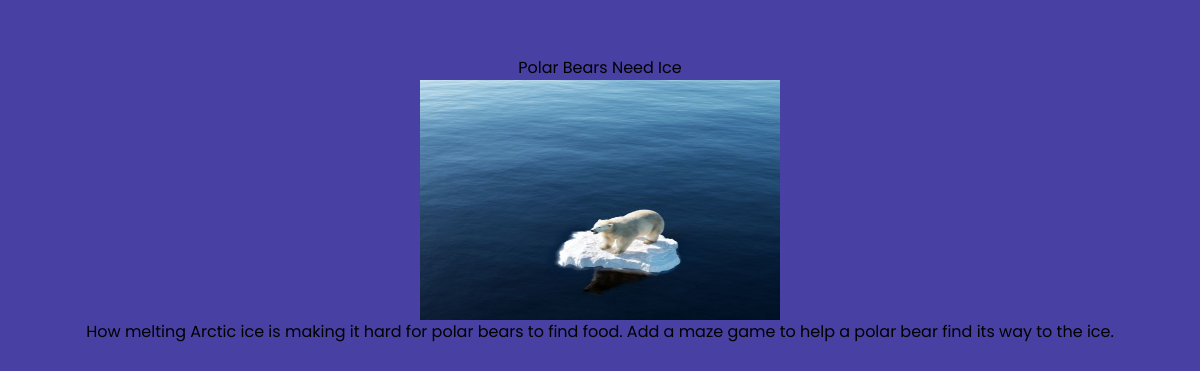
/articles/animals-and-climate-change/subtopics/3/, run on the app's committed database.
### myapp/models.py (models this page shows, shortened)
class Subtopic(models.Model):
    article = models.ForeignKey(Article, on_delete=models.CASCADE, related_name='subtopics')
    title = models.CharField(max_length=255)
    description = models.TextField(blank=True, null=True)
    image = models.ImageField(upload_to='subtopics/images/', blank=True, null=True)  # Add image field

### myapp/views.py (the view)
def subtopic_detail(request, article_slug, subtopic_id):
    article = get_object_or_404(Article, slug=article_slug)
    subtopic = get_object_or_404(Subtopic, id=subtopic_id, article=article)
    return render(request, 'subtopic_detail.html', {'article': article, 'subtopic': subtopic})

### myapp/templates/subtopic_detail.html
{% extends 'base.html' %}
{% block content %}
<div class="flex flex-col items-center pt-14">
    <h2>{{ subtopic.title }}</h2>
    <img src="{{ subtopic.image.url }}" alt="{{ subtopic.title }}" class="w-[30%] h-[15rem]">
    <p>{{ subtopic.description }}</p>
  </div>
{% endblock %}

### myapp/static/style.css (style rules this page uses)
body { font-family: 'Poppins', sans-serif; }

### data on the page
Subtopic: title "Polar Bears Need Ice", image (picture), description "How melting Arctic ice is making it hard for polar bears to find food. Add a maze game to help a polar bear find its way to the ice."
